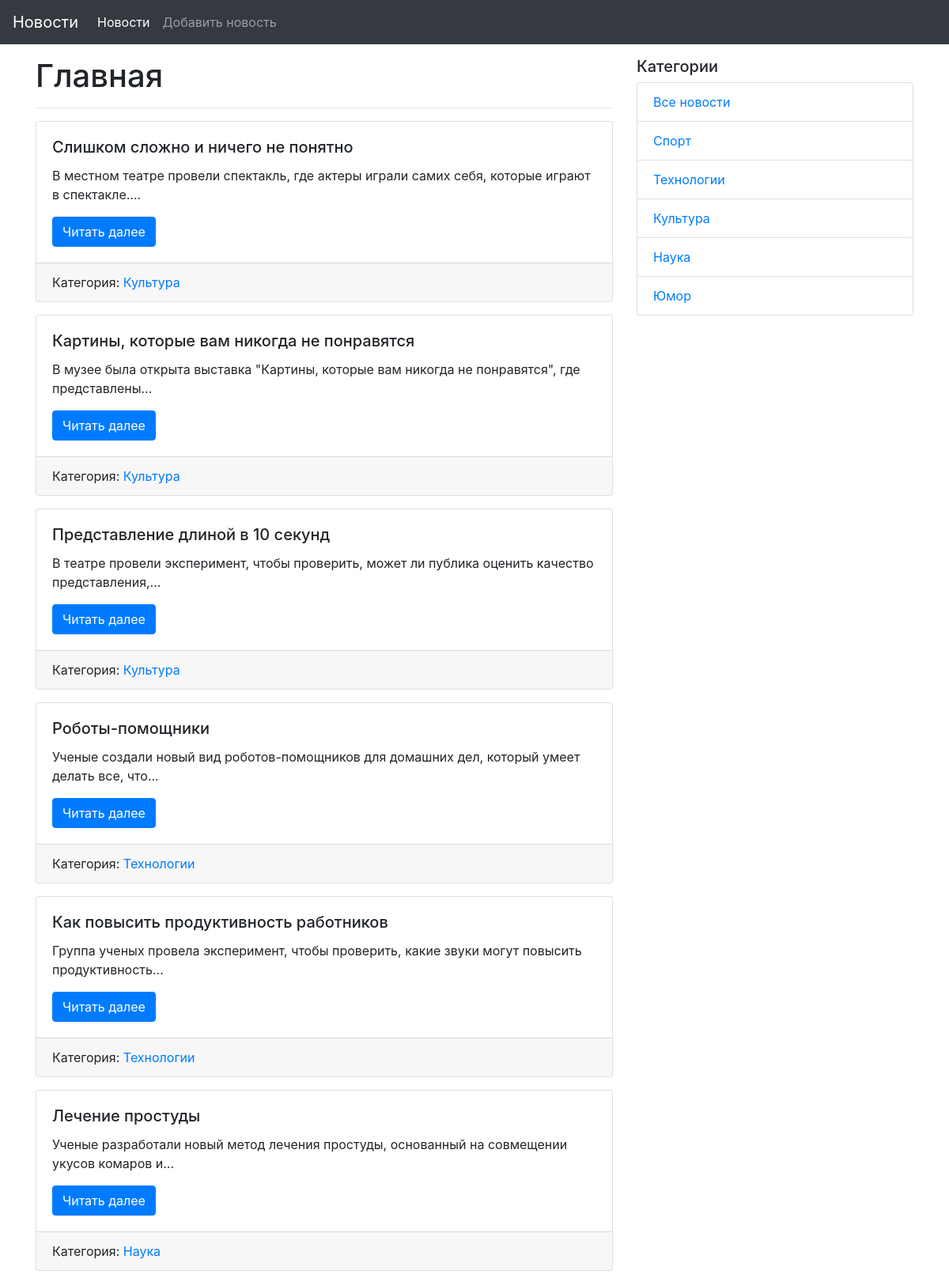
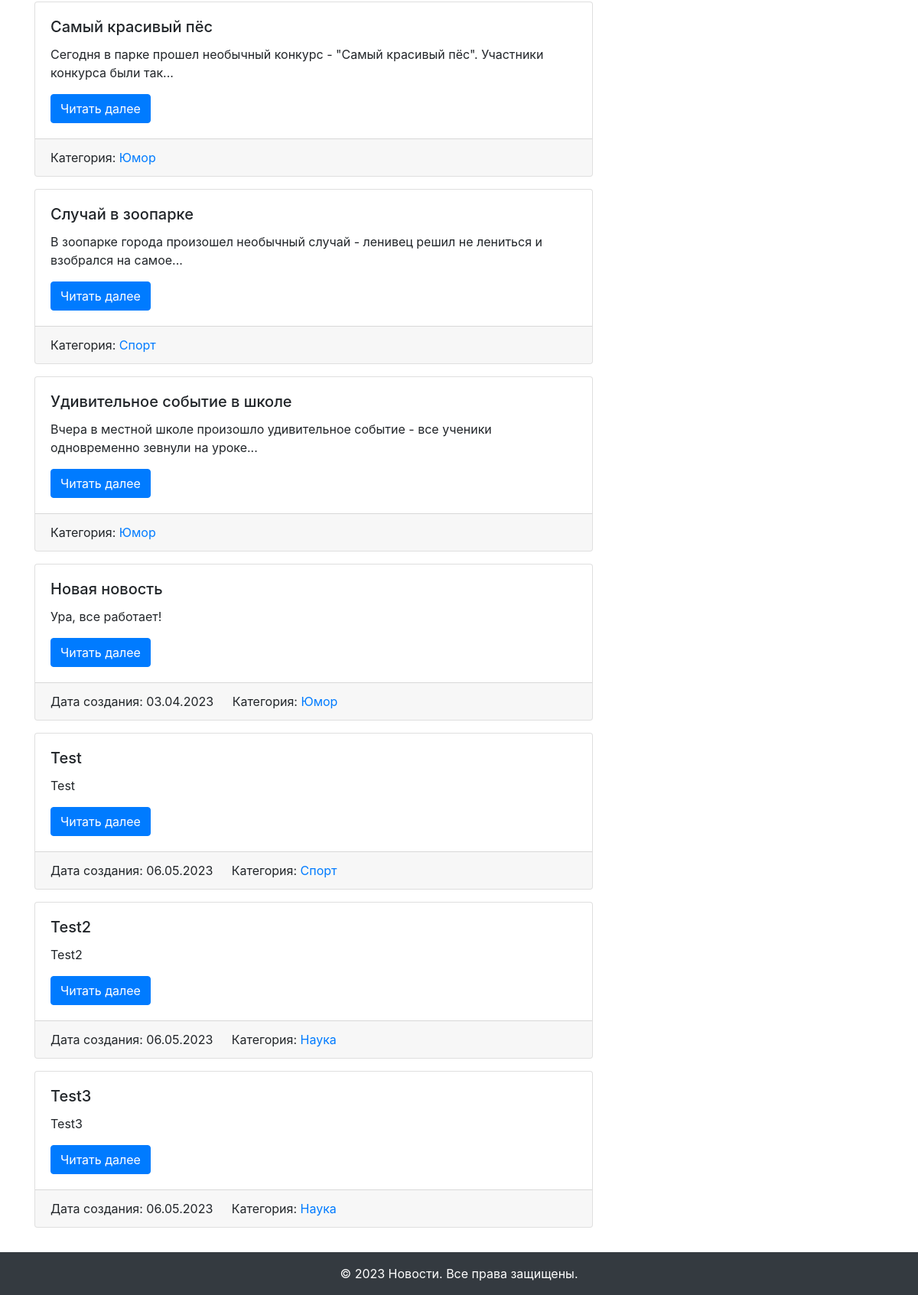
The page / on the database its author committed (2 pictures, top to bottom).
### app/models.py (models this page shows, shortened)
class News(db.Model):
    id = db.Column(db.Integer, primary_key=True)
    title = db.Column(db.String(255), unique=True, nullable=False)
    text = db.Column(db.Text, nullable=False)
    created_date = db.Column(db.DateTime, default=datetime.utcnow)
    category_id = db.Column(db.Integer, db.ForeignKey('category.id'), nullable=True)
    category = db.relationship('Category', back_populates='news')

class Category(db.Model):
    id = db.Column(db.Integer, primary_key=True)
    title = db.Column(db.String(255), nullable=False)
    news = db.relationship('News', back_populates='category')

### app/views.py (the view)
@app.route('/')
def index():
    news_list = News.query.all()
    categories = Category.query.all()
    return render_template('index.html',
                           news=news_list,
                           categories=categories)

### app/templates/index.html (shortened to what this page needs)
{% extends "base.html" %}
{% block content %}
  <h1>Главная</h1>
  <hr>
  {% for news in news %}
  <div class="card mb-3">
    <div class="card-body">
      <h5 class="card-title">{{ news.title }}</h5>
      <p class="card-text">{{ news.text|truncate(100) }}</p>
      <a href="{{ url_for('news_detail', id=news.id) }}" class="btn btn-primary">Читать далее</a>
    </div>
    <div class="card-footer">
      {% if news.created_date %}
        <span class="card-link">Дата создания: {{ news.created_date.strftime('%d.%m.%Y') }}</span>
      {% endif %}
      {% if news.category %}
        <span class="card-link">Категория: <a href="{{ url_for('news_in_category', id=news.category.id) }}">{{ news.category.title }}</a></span>
      {% endif %}
    </div>
  </div>
  {% else %}
  <p class="card-text">Новостей пока нет!</p>
  {% endfor %}
{% endblock content %}

### app/templates/side_navigation.html
<div class="col-md-4">
  <h5>Категории</h5>
  <ul class="list-group">
    <li class="list-group-item"><a href="{{ url_for('index') }}">Все новости</a></li>
    {% for category in categories %}
      <li class="list-group-item"><a href="{{ url_for('news_in_category', id=category.id) }}">{{ category.title }}</a></li>
    {% endfor %}
  </ul>
</div>

### rows shown on the page
News: title "Слишком сложно и ничего не понятно", text "В местном театре провели спектакль, где актеры играли самих себя, которые играют в спектакле....", category "Культура"
News: title "Картины, которые вам никогда не понравятся", text "В музее была открыта выставка \"Картины, которые вам никогда не понравятся\", где представлены...", category "Культура"
News: title "Представление длиной в 10 секунд", text "В театре провели эксперимент, чтобы проверить, может ли публика оценить качество представления,...", category "Культура"
News: title "Роботы-помощники", text "Ученые создали новый вид роботов-помощников для домашних дел, который умеет делать все, что...", category "Технологии"
News: title "Как повысить продуктивность работников", text "Группа ученых провела эксперимент, чтобы проверить, какие звуки могут повысить продуктивность...", category "Технологии"
News: title "Лечение простуды", text "Ученые разработали новый метод лечения простуды, основанный на совмещении укусов комаров и...", category "Наука"
News: title "Самый красивый пёс", text "Сегодня в парке прошел необычный конкурс - \"Самый красивый пёс\". Участники конкурса были так...", category "Юмор"
News: title "Случай в зоопарке", text "В зоопарке города произошел необычный случай - ленивец решил не лениться и взобрался на самое...", category "Спорт"
News: title "Удивительное событие в школе", text "Вчера в местной школе произошло удивительное событие - все ученики одновременно зевнули на уроке...", category "Юмор"
News: title "Новая новость", text "Ура, все работает!", created_date "03.04.2023", category "Юмор"
News: title "Test", text "Test", created_date "06.05.2023", category "Спорт"
News: title "Test2", text "Test2", created_date "06.05.2023", category "Наука"
News: title "Test3", text "Test3", created_date "06.05.2023", category "Наука"
Category: title "Спорт"
Category: title "Технологии"
Category: title "Культура"
Category: title "Наука"
Category: title "Юмор"
